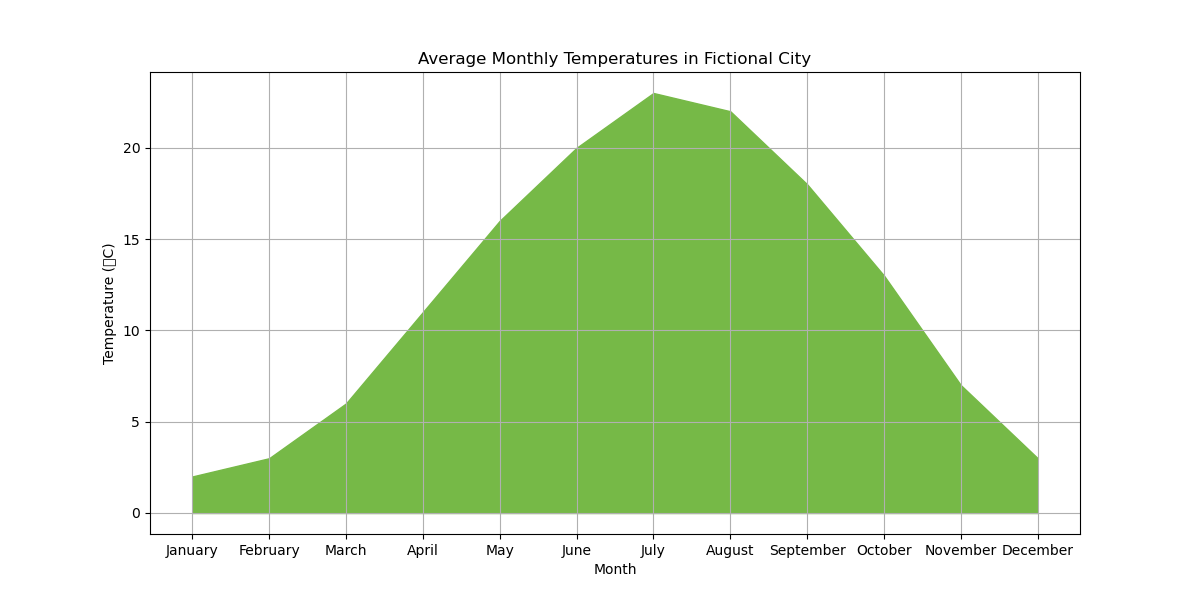

Source code (Python):

import matplotlib.pyplot as plt

# Data
months = ['January', 'February', 'March', 'April', 'May', 'June', 
          'July', 'August', 'September', 'October', 'November', 'December']
temperatures = [2, 3, 6, 11, 16, 20, 23, 22, 18, 13, 7, 3]

# Figure Size
plt.figure(figsize=(12, 6))

# Plot area chart
plt.fill_between(months, temperatures, color='#76B947')

# Title and labels
plt.title('Average Monthly Temperatures in Fictional City')
plt.xlabel('Month')
plt.ylabel('Temperature (°C)')

# Show grid
plt.grid(True)

# Show the plot
plt.show()
